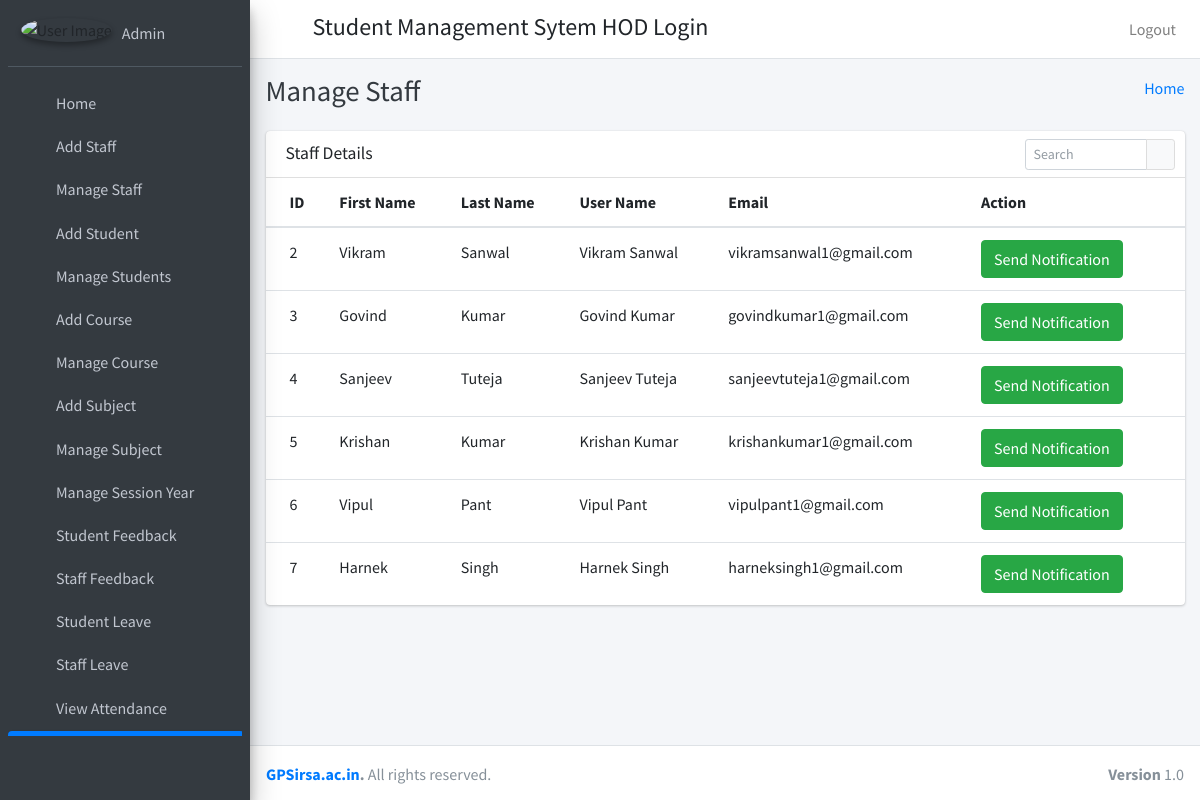
/admin_send_notification_staff (signed in), run on the app's committed database.
### student_management_app/models.py (models this page shows)
class CustomUser(AbstractUser):
    user_type_data=((1,"HOD"),(2,"Staff"),(3,"Student"))
    user_type=models.CharField(default=1,choices=user_type_data,max_length=10)

class Staffs(models.Model):
    id=models.AutoField(primary_key=True)
    admin=models.OneToOneField(CustomUser,on_delete=models.CASCADE)
    address=models.TextField()
    created_at=models.DateTimeField(auto_now_add=True)
    updated_at=models.DateTimeField(auto_now_add=True)
    fcm_token=models.TextField(default="")
    objects=models.Manager()

### student_management_app/HodViews.py (the view)
# urls.py: path('admin_send_notification_staff', HodViews.admin_send_notification_staff,name="admin_send_notification_staff"),
def admin_send_notification_staff(request):
    staffs=Staffs.objects.all()
    return render(request,"hod_template/staff_notification.html",{"staffs":staffs})

### student_management_app/templates/hod_template/staff_notification.html (shortened to what this page needs)
{% extends 'hod_template/base_template.html' %}
{% block page_title %}
Manage Staff
{% endblock page_title %}
{% block main_content %}
    <section class="content">
      <div class="container-fluid">
           <div class="row">
          <div class="col-12">
            <div class="card">
              <div class="card-header">
                <h3 class="card-title">Staff Details</h3>
                <div class="card-tools">
                  <div class="input-group input-group-sm" style="width: 150px;">
                    <input type="text" name="table_search" class="form-control float-right" placeholder="Search">
                    <div class="input-group-append">
                      <button type="submit" class="btn btn-default"><i class="fas fa-search"></i></button>
                    </div>
                  </div>
                </div>
              </div>
              <div class="card-body table-responsive p-0">
                <table class="table table-hover text-nowrap">
                  <thead>
                    <tr>
                      <th>ID</th>
                      <th>First Name</th>
                      <th>Last Name</th>
                      <th>User Name</th>
                      <th>Email</th>
                      <th>Action</th>
                    </tr>
                  </thead>
                  <tbody>
                  {% for staff in staffs %}
                    <tr>
                      <td>{{ staff.admin.id }}</td>
                      <td>{{ staff.admin.first_name }}</td>
                      <td>{{ staff.admin.last_name }}</td>
                      <td>{{ staff.admin.username }}</td>
                      <td>{{ staff.admin.email }}</td>
                      <td><a href="#" class="btn btn-success show_notification" data-toggle="modal" data-target="#myModal">Send Notification</a></td>
                    </tr>
                  {% endfor %}
                  </tbody>
                </table>
              </div>
            </div>
          </div>
        </div>
      </div>
    </section>
{% endblock main_content %}

### student_management_app/templates/hod_template/sidebar_template.html (shortened to what this page needs)
{% load static %}
  <aside class="main-sidebar sidebar-dark-primary elevation-4">
    <div class="sidebar">
      <div class="user-panel mt-3 pb-3 mb-3 d-flex">
        <div class="image">
          <img src="{% static "dist/img/user1-128x128.jpg" %}" class="img-circle elevation-2" alt="User Image">
        </div>
        <div class="info">
          <a href="{% url 'admin_profile' %}" class="d-block">{{ user.username }}</a>
        </div>
      </div>
      <nav class="mt-2">
        <ul class="nav nav-pills nav-sidebar flex-column" data-widget="treeview" role="menu" data-accordion="false">
          <li class="nav-item">
            {% url 'admin_home' as admin_home %}
            <a href="{{ admin_home }}" class="nav-link {% if request.path == admin_home %} active {% endif %}">
              <i class="nav-icon fas fa-th"></i>
              <p>
                Home
              </p>
            </a>
          </li>
          <li class="nav-item">
            {% url 'add_staff' as add_staff %}
            <a href="{{ add_staff }}" class="nav-link {% if request.path == add_staff %} active {% endif %}">
              <i class="nav-icon fas fa-th"></i>
              <p>
                Add Staff
              </p>
            </a>
          </li>
           <li class="nav-item">
              {% url 'manage_staff' as manage_staff %}
            {% url 'edit_staff' staff_id=id as edit_staff %}
            <a href="{% url 'manage_staff' %}" class="nav-link {% if request.path == manage_staff %} active {% endif %} {% if request.path == edit_staff %} active {% endif %}">
              <i class="nav-icon fas fa-th"></i>
              <p>
                Manage Staff
              </p>
            </a>
          </li>
          <li class="nav-item">
              {% url 'add_student' as add_student %}
            <a href="{% url 'add_student' %}" class="nav-link {% if request.path == add_student %} active {% endif %}">
              <i class="nav-icon fas fa-th"></i>
              <p>
                Add Student
              </p>
            </a>
          </li>
          <li class="nav-item">
              {% url 'manage_student' as manage_student %}
              {% url 'edit_student' student_id=id as edit_student %}
            <a href="{% url 'manage_student' %}" class="nav-link {% if request.path == manage_student %} active {% endif %} {% if request.path == edit_student %} active {% endif %}">
              <i class="nav-icon fas fa-th"></i>
              <p>
                Manage Students
              </p>
            </a>
          </li>
          <li class="nav-item">
            {% url 'add_course' as add_course %}
            <a href="{% url 'add_course' %}" class="nav-link {% if request.path == add_course %} active {% endif %}">
              <i class="nav-icon fas fa-th"></i>
              <p>
                Add Course
              </p>
            </a>
          </li>
          <li class="nav-item">
            {% url 'manage_course' as manage_course %}
              {% url 'edit_course' course_id=id as edit_course %}
            <a href="{% url 'manage_course' %}" class="nav-link {% if request.path == manage_course %} active {% endif %} {% if request.path == edit_course %} active {% endif %}">
              <i class="nav-icon fas fa-th"></i>
              <p>
                Manage Course
              </p>
            </a>
          </li>
          <li class="nav-item">
            {% url 'add_subject' as add_subject %}
            <a href="{% url 'add_subject' %}" class="nav-link {% if request.path == add_subject %} active {% endif %}">
              <i class="nav-icon fas fa-th"></i>
              <p>
                Add Subject
              </p>
            </a>
          </li>
          <li class="nav-item">
            {% url 'manage_subject' as manage_subject %}
            {% url 'edit_subject' subject_id=id as edit_subject %}
            <a href="{% url 'manage_subject' %}" class="nav-link {% if request.path == manage_subject %} active {% endif %} {% if request.path == edit_subject %} active {% endif %} ">
              <i class="nav-icon fas fa-th"></i>
              <p>
                Manage Subject
              </p>
            </a>
          </li>
          <li class="nav-item">
            {% url 'manage_session' as manage_session %}
            <a href="{% url 'manage_session' %}" class="nav-link {% if request.path == manage_session %} active {% endif %} ">
              <i class="nav-icon fas fa-th"></i>
              <p>
                Manage Session Year
              </p>
            </a>
          </li>
           <li class="nav-item">
             {% url 'student_feedback_message' as student_feedback_message %}
            <a href="{% url 'student_feedback_message' %}" class="nav-link {% if request.path == student_feedback_message %} active {% endif %}">
              <i class="nav-icon fas fa-th"></i>
              <p>
                Student Feedback
              </p>
            </a>
          </li>
           <li class="nav-item">
               {% url 'staff_feedback_message' as staff_feedback_message %}
            <a href="{% url 'staff_feedback_message' %}" class="nav-link {% if request.path == staff_feedback_message %} active {% endif %}">
              <i class="nav-icon fas fa-th"></i>
              <p>
                Staff Feedback
              </p>
            </a>
          </li>
           <li class="nav-item">
               {% url 'student_leave_view' as student_leave_view %}
            <a href="{% url 'student_leave_view' %}" class="nav-link {% if request.path == student_leave_view %} active {% endif %}">
              <i class="nav-icon fas fa-th"></i>
              <p>
                Student Leave
              </p>
            </a>
          </li>
            <li class="nav-item">
                 {% url 'staff_leave_view' as staff_leave_view %}
            <a href="{% url 'staff_leave_view' %}" class="nav-link {% if request.path == staff_leave_view %} active {% endif %}">
              <i class="nav-icon fas fa-th"></i>
              <p>
                Staff Leave
              </p>
            </a>
          </li>
          <li class="nav-item">
            {% url 'admin_view_attendance' as admin_view_attendance %}
             <a href="{% url 'admin_view_attendance' %}" class="nav-link {% if request.path == admin_view_attendance %} active {% endif %}">
              <i class="nav-icon fas fa-th"></i>
              <p>
                View Attendance
              </p>
            </a>
          </li>
          <li class="nav-item">
            {% url 'admin_send_notification_staff' as admin_send_notification_staff %}
             <a href="{% url 'admin_send_notification_staff' %}" class="nav-link {% if request.path == admin_send_notification_staff %} active {% endif %}">
            </a>
          </li>
        </ul>
      </nav>
    </div>
  </aside>

### data on the page
CustomUser: username "Admin"
Staffs: admin.id "2", admin.first_name "Vikram", admin.last_name "Sanwal", admin.username "Vikram Sanwal", admin.email "vikramsanwal1@gmail.com"
Staffs: admin.id "3", admin.first_name "Govind", admin.last_name "Kumar", admin.username "Govind Kumar", admin.email "govindkumar1@gmail.com"
Staffs: admin.id "4", admin.first_name "Sanjeev", admin.last_name "Tuteja", admin.username "Sanjeev Tuteja", admin.email "sanjeevtuteja1@gmail.com"
Staffs: admin.id "5", admin.first_name "Krishan", admin.last_name "Kumar", admin.username "Krishan Kumar", admin.email "krishankumar1@gmail.com"
Staffs: admin.id "6", admin.first_name "Vipul", admin.last_name "Pant", admin.username "Vipul Pant", admin.email "vipulpant1@gmail.com"
Staffs: admin.id "7", admin.first_name "Harnek", admin.last_name "Singh", admin.username "Harnek Singh", admin.email "harneksingh1@gmail.com"
